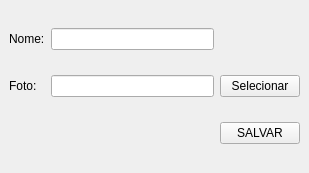
<?xml version="1.0" encoding="UTF-8"?>
<ui version="4.0">
 <class>CadCliente</class>
 <widget class="QMainWindow" name="CadCliente">
  <property name="geometry">
   <rect>
    <x>0</x>
    <y>0</y>
    <width>309</width>
    <height>173</height>
   </rect>
  </property>
  <property name="windowTitle">
   <string>Cadastro de Cliente</string>
  </property>
  <widget class="QWidget" name="centralwidget">
   <layout class="QGridLayout" name="gridLayout">
    <item row="0" column="0">
     <widget class="QLabel" name="label">
      <property name="text">
       <string>Nome:</string>
      </property>
     </widget>
    </item>
    <item row="0" column="1">
     <widget class="QLineEdit" name="lineEdit_nome"/>
    </item>
    <item row="1" column="0">
     <widget class="QLabel" name="label_2">
      <property name="text">
       <string>Foto:</string>
      </property>
     </widget>
    </item>
    <item row="1" column="1">
     <widget class="QLineEdit" name="lineEdit_foto"/>
    </item>
    <item row="1" column="2">
     <widget class="QPushButton" name="pushButton_selecionar">
      <property name="text">
       <string>Selecionar</string>
      </property>
     </widget>
    </item>
    <item row="2" column="2">
     <widget class="QPushButton" name="pushButton_salvar">
      <property name="text">
       <string>SALVAR</string>
      </property>
     </widget>
    </item>
   </layout>
  </widget>
 </widget>
 <resources/>
 <connections/>
</ui>
